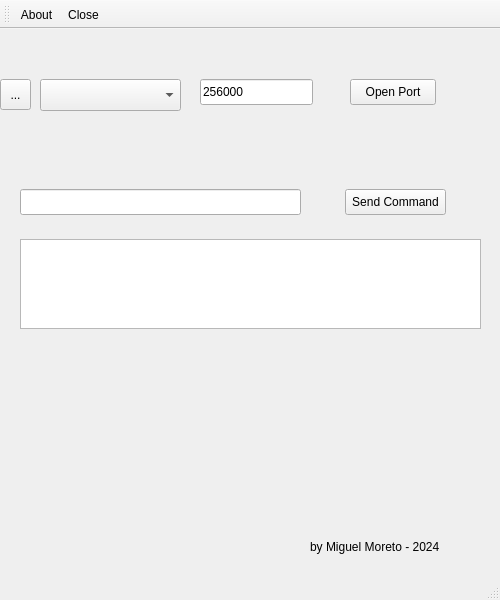
<?xml version="1.0" encoding="UTF-8"?>
<ui version="4.0">
 <class>MainWindow</class>
 <widget class="QMainWindow" name="MainWindow">
  <property name="geometry">
   <rect>
    <x>0</x>
    <y>0</y>
    <width>500</width>
    <height>600</height>
   </rect>
  </property>
  <property name="windowTitle">
   <string>LD2410B Configuration Tool</string>
  </property>
  <widget class="QWidget" name="centralwidget">
   <widget class="QTextEdit" name="textEditMessagesLog">
    <property name="geometry">
     <rect>
      <x>20</x>
      <y>210</y>
      <width>461</width>
      <height>90</height>
     </rect>
    </property>
   </widget>
   <widget class="QComboBox" name="comboSerial">
    <property name="geometry">
     <rect>
      <x>40</x>
      <y>50</y>
      <width>141</width>
      <height>32</height>
     </rect>
    </property>
   </widget>
   <widget class="QPushButton" name="btnOpenPort">
    <property name="geometry">
     <rect>
      <x>350</x>
      <y>50</y>
      <width>86</width>
      <height>26</height>
     </rect>
    </property>
    <property name="text">
     <string>Open Port</string>
    </property>
   </widget>
   <widget class="QLabel" name="label">
    <property name="geometry">
     <rect>
      <x>310</x>
      <y>510</y>
      <width>151</width>
      <height>16</height>
     </rect>
    </property>
    <property name="text">
     <string>by Miguel Moreto - 2024</string>
    </property>
   </widget>
   <widget class="QLineEdit" name="lineEditSendCmd">
    <property name="geometry">
     <rect>
      <x>20</x>
      <y>160</y>
      <width>281</width>
      <height>26</height>
     </rect>
    </property>
   </widget>
   <widget class="QPushButton" name="btnSendCmd">
    <property name="geometry">
     <rect>
      <x>345</x>
      <y>160</y>
      <width>101</width>
      <height>26</height>
     </rect>
    </property>
    <property name="text">
     <string>Send Command</string>
    </property>
   </widget>
   <widget class="QLineEdit" name="lineEditBoud">
    <property name="geometry">
     <rect>
      <x>200</x>
      <y>50</y>
      <width>113</width>
      <height>26</height>
     </rect>
    </property>
    <property name="inputMethodHints">
     <set>Qt::ImhDigitsOnly</set>
    </property>
    <property name="text">
     <string>256000</string>
    </property>
   </widget>
   <widget class="QToolButton" name="btnSerialRefresh">
    <property name="geometry">
     <rect>
      <x>0</x>
      <y>50</y>
      <width>31</width>
      <height>31</height>
     </rect>
    </property>
    <property name="toolTip">
     <string>Refresh the list of serial ports.</string>
    </property>
    <property name="text">
     <string>...</string>
    </property>
    <property name="icon">
     <iconset resource="images/images.qrc">
      <normaloff>:/icons/refresh.png</normaloff>:/icons/refresh.png</iconset>
    </property>
   </widget>
  </widget>
  <widget class="QStatusBar" name="statusbar"/>
  <widget class="QToolBar" name="toolBar">
   <property name="windowTitle">
    <string>toolBar</string>
   </property>
   <attribute name="toolBarArea">
    <enum>TopToolBarArea</enum>
   </attribute>
   <attribute name="toolBarBreak">
    <bool>false</bool>
   </attribute>
   <addaction name="actionAbout"/>
   <addaction name="actionClose"/>
  </widget>
  <action name="actionClose">
   <property name="icon">
    <iconset resource="images/images.qrc">
     <normaloff>:/icons/close.png</normaloff>:/icons/close.png</iconset>
   </property>
   <property name="text">
    <string>Close</string>
   </property>
   <property name="toolTip">
    <string>Close the window</string>
   </property>
   <property name="shortcut">
    <string>Ctrl+Q</string>
   </property>
  </action>
  <action name="actionAbout">
   <property name="icon">
    <iconset resource="images/images.qrc">
     <normaloff>:/icons/about.png</normaloff>:/icons/about.png</iconset>
   </property>
   <property name="text">
    <string>About</string>
   </property>
   <property name="toolTip">
    <string>Show about screen</string>
   </property>
   <property name="shortcut">
    <string>Ctrl+H</string>
   </property>
  </action>
 </widget>
 <resources>
  <include location="images/images.qrc"/>
 </resources>
 <connections>
  <connection>
   <sender>actionClose</sender>
   <signal>triggered()</signal>
   <receiver>MainWindow</receiver>
   <slot>close()</slot>
   <hints>
    <hint type="sourcelabel">
     <x>-1</x>
     <y>-1</y>
    </hint>
    <hint type="destinationlabel">
     <x>249</x>
     <y>299</y>
    </hint>
   </hints>
  </connection>
 </connections>
</ui>
